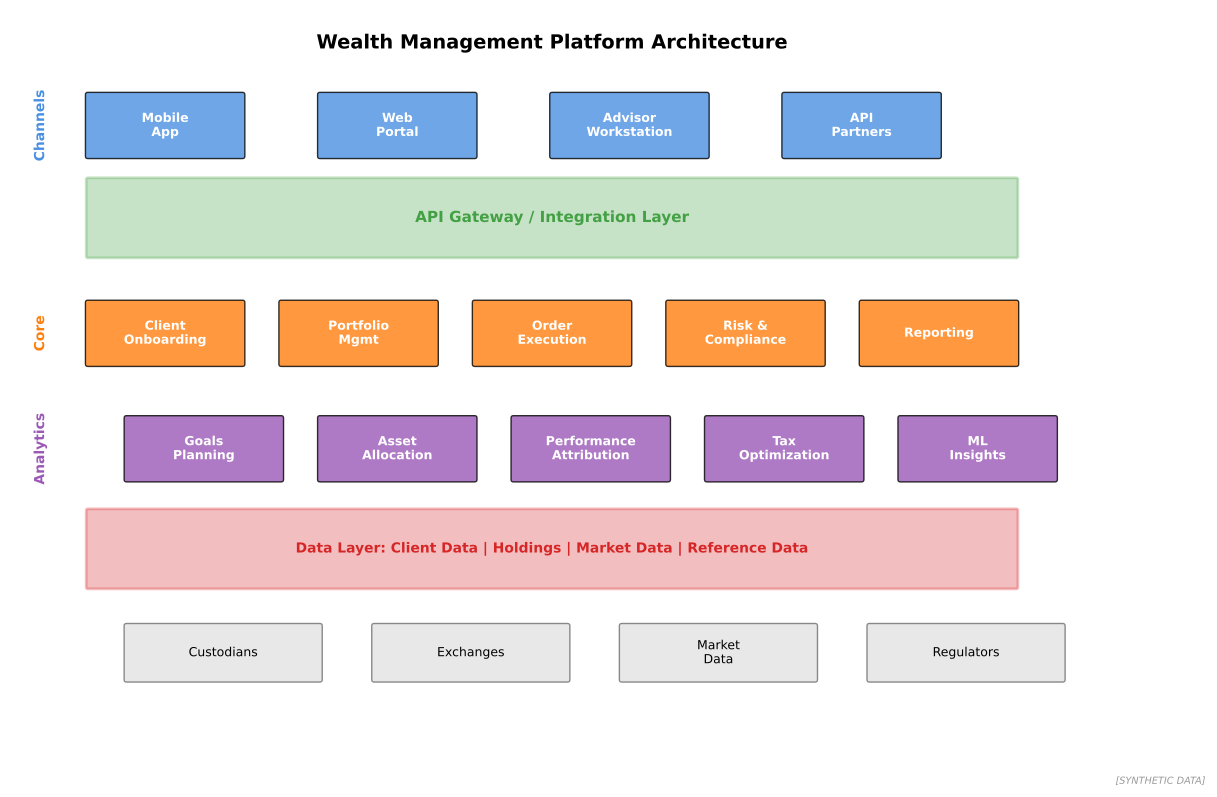

Write Python code to recreate this figure.
"""
Wealth Management Platform Architecture
Technology stack for wealth management

Output: wealth_platform_architecture.pdf
Module: module_04_trad_finance
Lesson: 46 - Wealth Management
"""

from pathlib import Path
import matplotlib.pyplot as plt
import matplotlib.patches as mpatches
import numpy as np

CHART_METADATA = {
    'title': 'Wealth Platform Architecture',
    'module': 'module_04_trad_finance',
    'lesson': 46,
    'url': 'https://github.com/Digital-AI-Finance/digital-finance/tree/main/module_04_trad_finance/figures/wealth_platform_architecture'
}

plt.rcParams.update({'font.size': 10, 'axes.labelsize': 10})

def create_chart():
    fig, ax = plt.subplots(figsize=(14, 9))
    ax.set_xlim(0, 14)
    ax.set_ylim(0, 9)
    ax.axis('off')

    # Client layer
    ax.text(7, 8.5, 'Wealth Management Platform Architecture', ha='center',
            fontsize=14, fontweight='bold')

    # Client channels
    channels = [
        ('Mobile\nApp', 2, 7.5, '#4A90E2'),
        ('Web\nPortal', 5, 7.5, '#4A90E2'),
        ('Advisor\nWorkstation', 8, 7.5, '#4A90E2'),
        ('API\nPartners', 11, 7.5, '#4A90E2'),
    ]

    for name, x, y, color in channels:
        rect = mpatches.FancyBboxPatch((x-1, y-0.4), 2, 0.8,
                                        boxstyle="round,pad=0.03",
                                        facecolor=color, alpha=0.8, edgecolor='black')
        ax.add_patch(rect)
        ax.text(x, y, name, ha='center', va='center', fontsize=9,
                fontweight='bold', color='white')

    # Integration layer
    int_box = mpatches.FancyBboxPatch((1, 5.8), 12, 1,
                                       boxstyle="round,pad=0.02",
                                       facecolor='#44A044', alpha=0.3, edgecolor='#44A044', linewidth=2)
    ax.add_patch(int_box)
    ax.text(7, 6.3, 'API Gateway / Integration Layer', ha='center', va='center',
            fontsize=11, fontweight='bold', color='#44A044')

    # Core services
    services = [
        ('Client\nOnboarding', 2, 4.8, '#FF7F0E'),
        ('Portfolio\nMgmt', 4.5, 4.8, '#FF7F0E'),
        ('Order\nExecution', 7, 4.8, '#FF7F0E'),
        ('Risk &\nCompliance', 9.5, 4.8, '#FF7F0E'),
        ('Reporting', 12, 4.8, '#FF7F0E'),
    ]

    for name, x, y, color in services:
        rect = mpatches.FancyBboxPatch((x-1, y-0.4), 2, 0.8,
                                        boxstyle="round,pad=0.03",
                                        facecolor=color, alpha=0.8, edgecolor='black')
        ax.add_patch(rect)
        ax.text(x, y, name, ha='center', va='center', fontsize=9,
                fontweight='bold', color='white')

    # Analytics layer
    analytics = [
        ('Goals\nPlanning', 2.5, 3.3, '#9B59B6'),
        ('Asset\nAllocation', 5, 3.3, '#9B59B6'),
        ('Performance\nAttribution', 7.5, 3.3, '#9B59B6'),
        ('Tax\nOptimization', 10, 3.3, '#9B59B6'),
        ('ML\nInsights', 12.5, 3.3, '#9B59B6'),
    ]

    for name, x, y, color in analytics:
        rect = mpatches.FancyBboxPatch((x-1, y-0.4), 2, 0.8,
                                        boxstyle="round,pad=0.03",
                                        facecolor=color, alpha=0.8, edgecolor='black')
        ax.add_patch(rect)
        ax.text(x, y, name, ha='center', va='center', fontsize=9,
                fontweight='bold', color='white')

    # Data layer
    data_box = mpatches.FancyBboxPatch((1, 1.5), 12, 1,
                                        boxstyle="round,pad=0.02",
                                        facecolor='#D62728', alpha=0.3, edgecolor='#D62728', linewidth=2)
    ax.add_patch(data_box)
    ax.text(7, 2, 'Data Layer: Client Data | Holdings | Market Data | Reference Data',
            ha='center', va='center', fontsize=10, fontweight='bold', color='#D62728')

    # External connections
    externals = ['Custodians', 'Exchanges', 'Market\nData', 'Regulators']
    for i, ext in enumerate(externals):
        rect = mpatches.FancyBboxPatch((1.5 + i*3.2, 0.3), 2.5, 0.7,
                                        boxstyle="round,pad=0.03",
                                        facecolor='#E8E8E8', edgecolor='#888888')
        ax.add_patch(rect)
        ax.text(2.75 + i*3.2, 0.65, ext, ha='center', va='center', fontsize=9)

    # Labels
    ax.text(0.3, 7.5, 'Channels', ha='left', va='center', fontsize=10,
            fontweight='bold', color='#4A90E2', rotation=90)
    ax.text(0.3, 4.8, 'Core', ha='left', va='center', fontsize=10,
            fontweight='bold', color='#FF7F0E', rotation=90)
    ax.text(0.3, 3.3, 'Analytics', ha='left', va='center', fontsize=10,
            fontweight='bold', color='#9B59B6', rotation=90)

    fig.text(0.98, 0.02, '[SYNTHETIC DATA]', fontsize=7, color='#999999', ha='right', style='italic')

    output_path = Path(__file__).parent / 'wealth_platform_architecture.pdf'
    plt.savefig(output_path, format='pdf', dpi=300, bbox_inches='tight')
    plt.close()
    print(f"Chart saved to: {output_path}")
    return output_path

if __name__ == '__main__':
    create_chart()
